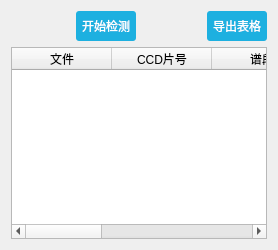
       <widget class="QWidget" name="page_1">
        <layout class="QVBoxLayout" name="verticalLayout_10">
         <item>
          <widget class="QSplitter" name="splitter_1">
           <property name="orientation">
            <enum>Qt::Vertical</enum>
           </property>
           <widget class="QWidget" name="layoutWidget_3">
            <layout class="QVBoxLayout" name="verticalLayout_9">
             <item>
              <layout class="QHBoxLayout" name="horizontalLayout_14">
               <item>
                <spacer name="horizontalSpacer_13">
                 <property name="orientation">
                  <enum>Qt::Horizontal</enum>
                 </property>
                 <property name="sizeHint" stdset="0">
                  <size>
                   <width>40</width>
                   <height>20</height>
                  </size>
                 </property>
                </spacer>
               </item>
               <item>
                <widget class="QPushButton" name="btn_tapCal">
                 <property name="sizePolicy">
                  <sizepolicy hsizetype="Minimum" vsizetype="Preferred">
                   <horstretch>0</horstretch>
                   <verstretch>0</verstretch>
                  </sizepolicy>
                 </property>
                 <property name="styleSheet">
                  <string notr="true">QPushButton{
	background-color: #1DB0E0;
;	border-radius: 3px;
 	border: 2px;
	padding:6px;
	color:white;
}
QPushButton:hover{
	background-color:#2ECBFF; 
	color: white;
}
</string>
                 </property>
                 <property name="text">
                  <string>开始检测</string>
                 </property>
                 <property name="iconSize">
                  <size>
                   <width>0</width>
                   <height>0</height>
                  </size>
                 </property>
                 <property name="checkable">
                  <bool>false</bool>
                 </property>
                 <property name="default">
                  <bool>true</bool>
                 </property>
                 <property name="flat">
                  <bool>false</bool>
                 </property>
                </widget>
               </item>
               <item>
                <spacer name="horizontalSpacer_14">
                 <property name="orientation">
                  <enum>Qt::Horizontal</enum>
                 </property>
                 <property name="sizeHint" stdset="0">
                  <size>
                   <width>40</width>
                   <height>20</height>
                  </size>
                 </property>
                </spacer>
               </item>
               <item>
                <widget class="QPushButton" name="pushButton_2">
                 <property name="styleSheet">
                  <string notr="true">QPushButton{
	background-color: #1DB0E0;
;	border-radius: 3px;
 	border: 2px;
	padding:6px;
	color:white;
}
QPushButton:hover{
	background-color:#2ECBFF; 
	color: white;
}
</string>
                 </property>
                 <property name="text">
                  <string>导出表格</string>
                 </property>
                </widget>
               </item>
              </layout>
             </item>
             <item>
              <widget class="QTableWidget" name="calTapTableWidget">
               <property name="styleSheet">
                <string notr="true">QTableWidget                   // 整个表格控件
{
    background:#FFFFFF;            // 整个表格控件 背景色
    border:none;                   // 整个表格控件 边框
 
    font-size:12px;                // 所有字体大小
    font-family:&quot;Microsoft YaHei&quot;; // 所有字体 family
    color:#666666;                 // 所有字体颜色
background-color: rgb(255, 255, 255);
    alternate-background-color:#F2F8FF;
}
</string>
               </property>
               <property name="editTriggers">
                <set>QAbstractItemView::NoEditTriggers</set>
               </property>
               <property name="selectionBehavior">
                <enum>QAbstractItemView::SelectRows</enum>
               </property>
               <column>
                <property name="text">
                 <string>文件</string>
                </property>
               </column>
               <column>
                <property name="text">
                 <string>CCD片号</string>
                </property>
               </column>
               <column>
                <property name="text">
                 <string>谱段</string>
                </property>
               </column>
               <column>
                <property name="text">
                 <string>坏像元号</string>
                </property>
               </column>
               <column>
                <property name="text">
                 <string>行值</string>
                </property>
               </column>
               <column>
                <property name="text">
                 <string>花块信息</string>
                </property>
               </column>
              </widget>
             </item>
            </layout>
           </widget>
          </widget>
         </item>
        </layout>
       </widget>
